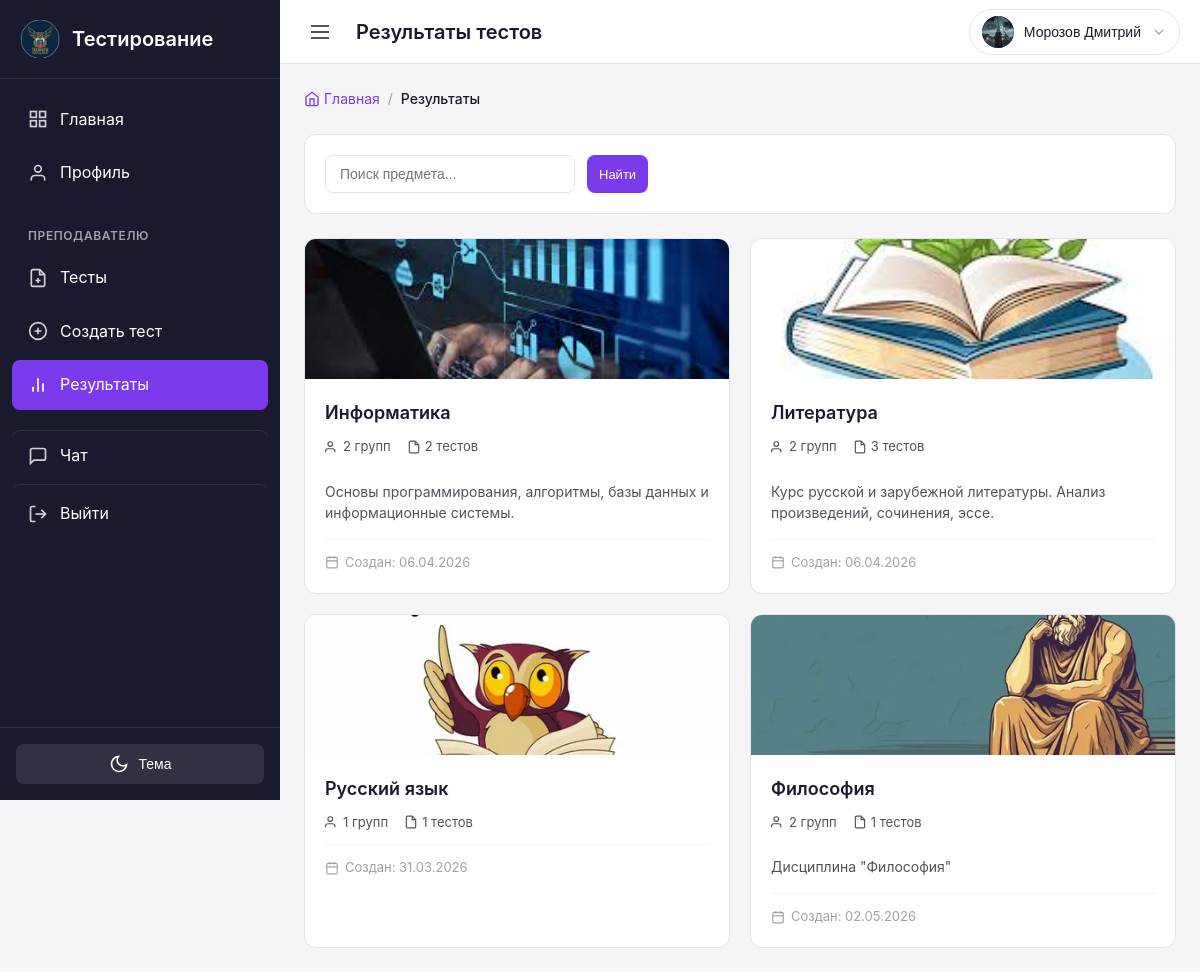
/teacher/results/subjects/ (signed in), run on the app's committed database.
### users/models.py (models this page shows, shortened)
class User(AbstractUser):
    role = models.CharField(
        max_length=10,
        choices=UserRole.choices,
        default=UserRole.STUDENT,
        verbose_name='Роль',
    )
    phone = models.CharField(
        max_length=20,
        blank=True,
        verbose_name='Телефон',
    )
    birth_date = models.DateField(
        null=True,
        blank=True,
        verbose_name='Дата рождения',
    )
    patronymic = models.CharField(
        max_length=100,
        blank=True,
        verbose_name='Отчество',
    )
    class Meta:
        verbose_name = 'Пользователь'
        verbose_name_plural = 'Пользователи'
    @property
    def is_teacher(self):
        return self.role == UserRole.TEACHER
    @property
    def is_student(self):
        return self.role == UserRole.STUDENT

class Profile(models.Model):
    user = models.OneToOneField(
        User,
        on_delete=models.CASCADE,
        related_name='profile',
        verbose_name='Пользователь',
    )
    avatar = models.ImageField(
        upload_to='avatars/',
        null=True,
        blank=True,
        verbose_name='Аватар',
    )
    bio = models.TextField(
        blank=True,
        verbose_name='О себе',
    )
    group = models.ForeignKey(
        'groups.Group',
        on_delete=models.SET_NULL,
        null=True,
        blank=True,
        related_name='students',
        verbose_name='Группа',
        help_text='Группа, к которой принадлежит студент',
    )
    real_group = models.CharField(
        max_length=50,
        blank=True,
        verbose_name='Реальная группа',
        help_text='Для студентов после 11 класса (например, 11ИС-1/26)',
    )
    created_at = models.DateTimeField(
        auto_now_add=True,
        verbose_name='Дата создания',
    )
    updated_at = models.DateTimeField(
        auto_now=True,
        verbose_name='Дата обновления',
    )
    last_seen_at = models.DateTimeField(
        null=True,
        blank=True,
        verbose_name='Последний заход в сеть',
    )
    class Meta:
        verbose_name = 'Профиль'
        verbose_name_plural = 'Профили'

### groups/models.py (models this page shows, shortened)
class Subject(models.Model):
    name = models.CharField(
        max_length=200,
        verbose_name='Название предмета'
    )
    description = models.TextField(
        blank=True,
        verbose_name='Описание'
    )
    image = models.ImageField(
        upload_to='subject_images/',
        null=True,
        blank=True,
        verbose_name='Изображение предмета'
    )
    teachers = models.ManyToManyField(
        settings.AUTH_USER_MODEL,
        related_name='subjects',
        limit_choices_to={'role': 'teacher'},
        verbose_name='Преподаватели'
    )
    groups = models.ManyToManyField(
        Group,
        related_name='subjects',
        verbose_name='Группы'
    )
    created_at = models.DateTimeField(
        auto_now_add=True,
        verbose_name='Дата создания'
    )
    class Meta:
        verbose_name = 'Предмет'
        verbose_name_plural = 'Предметы'
        ordering = ['name']

### users/views.py (the view)
# urls.py: path('teacher/results/subjects/', views.teacher_results_subjects, name='teacher_results_subjects'),
@login_required
def teacher_results_subjects(request):
    from groups.models import Subject
    if not request.user.is_teacher:
        messages.error(request, 'У вас нет доступа к этой странице')
        return redirect('dashboard')
    search = request.GET.get('search', '')
    subjects = Subject.objects.filter(
        teachers=request.user
    ).distinct().annotate(
        groups_count=Count('groups', distinct=True),
        tests_count=Count('tests', filter=Q(tests__created_by=request.user), distinct=True)
    ).order_by('name')
    if search:
        subjects = subjects.filter(name__icontains=search)
    context = {
        'subjects': subjects,
        'search': search,
    }
    return render(request, 'users/teacher/results_subjects.html', context)

### templates/users/teacher/results_subjects.html (shortened to what this page needs)
{% extends 'base.html' %}
{% block topbar_title %}Результаты тестов{% endblock %}
{% block content %}
<div class="results-container">
    <div class="breadcrumb-nav mb-3">
        <a href="{% url 'teacher_dashboard' %}" class="breadcrumb-link">
            <svg width="16" height="16" viewBox="0 0 24 24" fill="none" stroke="currentColor" stroke-width="2">
                <path d="M3 9l9-7 9 7v11a2 2 0 0 1-2 2H5a2 2 0 0 1-2-2z"></path>
                <polyline points="9 22 9 12 15 12 15 22"></polyline>
            </svg>
            Главная
        </a>
        <span class="breadcrumb-sep">/</span>
        <span class="breadcrumb-current">Результаты</span>
    </div>
    <div class="search-bar card mb-3">
        <form method="get" class="search-form">
            <div class="search-row">
                <input
                    type="text"
                    name="search"
                    class="form-input"
                    placeholder="Поиск предмета..."
                    value="{{ search }}"
                >
                <button type="submit" class="btn btn-primary btn-sm">Найти</button>
            </div>
        </form>
    </div>
    {% if subjects %}
        <div class="subjects-grid">
            {% for subject in subjects %}
            <a href="{% url 'teacher_results_groups' subject.id %}" class="subject-card-link">
                <div class="subject-card">
                    {% if subject.image %}
                        <div class="subject-card-image">
                            <img src="{{ subject.image.url }}" alt="{{ subject.name }}">
                        </div>
                    {% else %}
                        <div class="subject-card-placeholder">
                            <div class="subject-card-icon"><i class="fa-solid fa-book"></i></div>
                        </div>
                    {% endif %}
                    <div class="subject-card-body">
                        <div class="subject-card-header">
                            <div class="subject-card-info">
                                <h2 class="subject-card-title">{{ subject.name }}</h2>
                                <div class="subject-card-meta">
                                    <span class="meta-item">
                                        <svg width="14" height="14" viewBox="0 0 24 24" fill="none" stroke="currentColor" stroke-width="2">
                                            <path d="M17 21v-2a4 4 0 0 0-4-4H5a4 4 0 0 0-4 4v2"></path>
                                            <circle cx="9" cy="7" r="4"></circle>
                                        </svg>
                                        {{ subject.groups_count }} групп
                                    </span>
                                    <span class="meta-item">
                                        <svg width="14" height="14" viewBox="0 0 24 24" fill="none" stroke="currentColor" stroke-width="2">
                                            <path d="M14 2H6a2 2 0 0 0-2 2v16a2 2 0 0 0 2 2h12a2 2 0 0 0 2-2V8z"></path>
                                            <polyline points="14 2 14 8 20 8"></polyline>
                                        </svg>
                                        {{ subject.tests_count }} тестов
                                    </span>
                                </div>
                            </div>
                        </div>
                        {% if subject.description %}
                            <p class="subject-card-desc">{{ subject.description|truncatewords:10 }}</p>
                        {% endif %}
                        <div class="subject-card-footer">
                            <span class="subject-card-date">
                                <svg width="14" height="14" viewBox="0 0 24 24" fill="none" stroke="currentColor" stroke-width="2">
                                    <rect x="3" y="4" width="18" height="18" rx="2" ry="2"></rect>
                                    <line x1="16" y1="2" x2="16" y2="6"></line>
                                    <line x1="8" y1="2" x2="8" y2="6"></line>
                                    <line x1="3" y1="10" x2="21" y2="10"></line>
                                </svg>
                                Создан: {{ subject.created_at|date:"d.m.Y" }}
                            </span>
                        </div>
                    </div>
                </div>
            </a>
            {% endfor %}
        </div>
    {% endif %}
</div>
{% endblock %}

### templates/base.html (shortened to what this page needs)
<!DOCTYPE html>
<html lang="ru" data-theme="light">
<head>
    {% load static %}
    <link rel="stylesheet" href="{% static 'css/style.css' %}">
    <link rel="stylesheet" href="https://cdnjs.cloudflare.com/ajax/libs/font-awesome/6.5.1/css/all.min.css">
</head>
<body>
    <div class="app-container">
        <aside class="sidebar" id="sidebar">
            <div class="sidebar-header">
                <a href="{% url 'dashboard' %}" class="logo">
                    <img src="/../static/images/logo.png" width="40rem" alt="Логотип">
                    <span class="logo-text">Тестирование</span>
                </a>
            </div>
            <nav class="sidebar-nav">
                {% if user.is_authenticated %}
                    <a href="{% url 'dashboard' %}" class="nav-item ">
                        <svg class="nav-icon" width="20" height="20" viewBox="0 0 24 24" fill="none" stroke="currentColor" stroke-width="2">
                            <rect x="3" y="3" width="7" height="7"></rect>
                            <rect x="14" y="3" width="7" height="7"></rect>
                            <rect x="14" y="14" width="7" height="7"></rect>
                            <rect x="3" y="14" width="7" height="7"></rect>
                        </svg>
                        <span>Главная</span>
                    </a>
                    <a href="{% url 'profile' %}" class="nav-item {% if request.resolver_match.url_name == 'profile' %}active{% endif %}">
                        <svg class="nav-icon" width="20" height="20" viewBox="0 0 24 24" fill="none" stroke="currentColor" stroke-width="2">
                            <path d="M20 21v-2a4 4 0 0 0-4-4H8a4 4 0 0 0-4 4v2"></path>
                            <circle cx="12" cy="7" r="4"></circle>
                        </svg>
                        <span>Профиль</span>
                    </a>
                    {% if user.is_teacher %}
                        <div class="nav-section">
                            <span class="nav-section-title">Преподавателю</span>
                            <a href="{% url 'teacher_tests' %}" class="nav-item ">
                                <span>Тесты</span>
                            </a>
                            <a href="{% url 'teacher_test_create' %}" class="nav-item {% if request.resolver_match.url_name == 'teacher_test_create' %}active{% endif %}">
                                <svg class="nav-icon" width="20" height="20" viewBox="0 0 24 24" fill="none" stroke="currentColor" stroke-width="2">
                                    <circle cx="12" cy="12" r="10"></circle>
                                    <line x1="12" y1="8" x2="12" y2="16"></line>
                                    <line x1="8" y1="12" x2="16" y2="12"></line>
                                </svg>
                                <span>Создать тест</span>
                            </a>
                            <a href="{% url 'teacher_results' %}" class="nav-item {% if 'teacher_results' in request.resolver_match.url_name %}active{% endif %}">
                                <svg class="nav-icon" width="20" height="20" viewBox="0 0 24 24" fill="none" stroke="currentColor" stroke-width="2">
                                    <line x1="18" y1="20" x2="18" y2="10"></line>
                                    <line x1="12" y1="20" x2="12" y2="4"></line>
                                    <line x1="6" y1="20" x2="6" y2="14"></line>
                                </svg>
                                <span>Результаты</span>
                            </a>
                        </div>
                    {% endif %}
                    {% if user.is_student or user.is_teacher %}
                        <a href="{% url 'chat:contacts' %}" class="nav-item nav-item-spaced {% if request.resolver_match.url_name == 'contacts' or request.resolver_match.url_name == 'search_users' %}active{% endif %}">
                            <svg class="nav-icon" width="20" height="20" viewBox="0 0 24 24" fill="none" stroke="currentColor" stroke-width="2">
                                <path d="M21 15a2 2 0 0 1-2 2H7l-4 4V5a2 2 0 0 1 2-2h14a2 2 0 0 1 2 2z"></path>
                            </svg>
                            <span>Чат</span>
                        </a>
                    {% endif %}
                    <a href="{% url 'logout' %}" class="nav-item nav-item-logout">
                        <svg class="nav-icon" width="20" height="20" viewBox="0 0 24 24" fill="none" stroke="currentColor" stroke-width="2">
                            <path d="M9 21H5a2 2 0 0 1-2-2V5a2 2 0 0 1 2-2h4"></path>
                            <polyline points="16 17 21 12 16 7"></polyline>
                            <line x1="21" y1="12" x2="9" y2="12"></line>
                        </svg>
                        <span>Выйти</span>
                    </a>
                {% endif %}
            </nav>
            <div class="sidebar-footer">
                <div class="theme-toggle">
                    <button class="theme-toggle-btn" id="themeToggle" aria-label="Переключить тему">
                        <svg class="moon-icon" width="20" height="20" viewBox="0 0 24 24" fill="none" stroke="currentColor" stroke-width="2">
                            <path d="M21 12.79A9 9 0 1 1 11.21 3 7 7 0 0 0 21 12.79z"></path>
                        </svg>
                        <span class="theme-label">Тема</span>
                    </button>
                </div>
            </div>
        </aside>
        <div class="main-content">
            <header class="topbar">
                <button class="menu-toggle" id="menuToggle" aria-label="Открыть меню">
                    <svg width="24" height="24" viewBox="0 0 24 24" fill="none" stroke="currentColor" stroke-width="2">
                        <line x1="3" y1="12" x2="21" y2="12"></line>
                        <line x1="3" y1="6" x2="21" y2="6"></line>
                        <line x1="3" y1="18" x2="21" y2="18"></line>
                    </svg>
                </button>
                <div class="topbar-title">
                    {% block topbar_title %}{% endblock %}
                </div>
                <div class="topbar-actions">
                    {% if user.is_authenticated %}
                        <div class="user-menu" id="userMenu">
                            <button class="user-menu-btn" id="userMenuBtn">
                                <div class="user-avatar-small">
                                    {% if user.profile.avatar %}
                                        <img src="{{ user.profile.avatar.url }}" alt="{{ user.last_name }}">
                                    {% else %}
                                        <span>{{ user.first_name|first }}{{ user.last_name|first }}</span>
                                    {% endif %}
                                </div>
                                <span class="user-name">{{ user.last_name }} {{ user.first_name }}</span>
                                <svg class="user-menu-arrow" width="16" height="16" viewBox="0 0 24 24" fill="none" stroke="currentColor" stroke-width="2">
                                    <polyline points="6 9 12 15 18 9"></polyline>
                                </svg>
                            </button>
                        </div>
                    {% endif %}
                </div>
            </header>
            <main class="content">
                {% block content %}{% endblock %}
            </main>
        </div>
    </div>
</body>
</html>

### data on the page
User: profile.avatar (picture), last_name "Морозов", first_name "Дмитрий"
Subject: image (picture), name "Информатика", groups_count "2", tests_count "2", description "Основы программирования, алгоритмы, базы данных и информационные системы.", created_at "06.04.2026"
Subject: image (picture), name "Литература", groups_count "2", tests_count "3", description "Курс русской и зарубежной литературы. Анализ произведений, сочинения, эссе.", created_at "06.04.2026"
Subject: image (picture), name "Русский язык", groups_count "1", tests_count "1", created_at "31.03.2026"
Subject: image (picture), name "Философия", groups_count "2", tests_count "1", description "Дисциплина \"Философия\"", created_at "02.05.2026"
